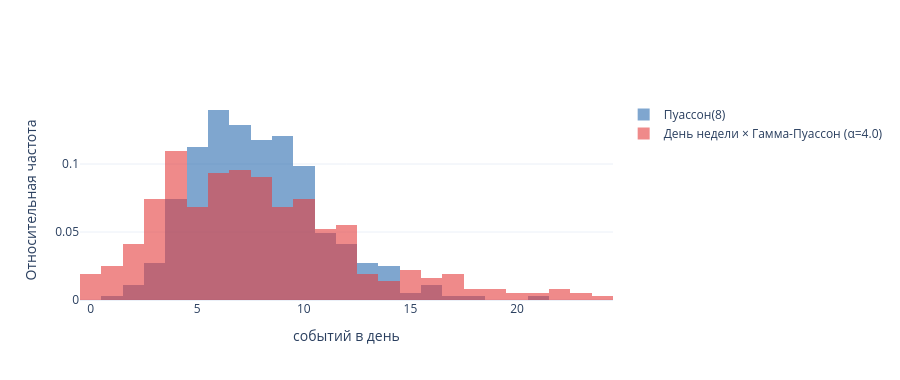

The code cell stored with this chart in its notebook:
### Markdown cell above
## 8. Почти пуассон
###  счётные данные, которых Пуассон не порождает
До сих пор исход был ограничен сверху числом $N$. Но многие социальные исходы — неограниченные счётчики: число обращений в городскую горячую линию за день, число поданных жалоб, число посещённых мероприятий. Естественная первая модель — Пуассон, а он жёстко требует **дисперсия = среднее**.

Реальные счётчики этому почти никогда не подчиняются. Одна из генеративных историй: у каждого дня своя интенсивность $\lambda_t$ вокруг базового уровня (паттерн дня недели × случайная вариация от дня ко дню), а число событий при данном $\lambda_t$ — пуассоновское. Маргинально это отрицательное биномиальное распределение. Симулируйте 365 дней и посмотрите, как индекс дисперсии (дисперсия ÷ среднее) выходит за пределы того, что даёт настоящий пуассоновский процесс.

### Code cell
baseline_rate = 8.0                 # ожидаемое число событий в день
n_days = 365
alpha_disp = 4.0                    # Попробуйте: 0.5 (сильная сверхдисперсия), 4 (умеренная), 50 (почти Пуассон)
weekday_mult = np.array([0.9, 0.9, 0.95, 1.0, 1.2, 1.3, 0.9])   # Пн..Вс; поставьте все единицы, чтобы убрать паттерн


def dispersion_index(v):
    return v.var(ddof=1) / v.mean()


# Каким бывает индекс, когда счётчики ДЕЙСТВИТЕЛЬНО пуассоновские?
ref = np.array([dispersion_index(rng.poisson(lam=baseline_rate, size=n_days)) for _ in range(500)])
lo, hi = np.percentile(ref, [2.5, 97.5])

weekday = np.arange(n_days) % 7
lam_day = baseline_rate * weekday_mult[weekday] * rng.gamma(shape=alpha_disp, scale=1.0 / alpha_disp, size=n_days)
y_year = rng.poisson(lam=lam_day)

print(f"Год симулированных дневных счётчиков (alpha = {alpha_disp}):")
print(f"  среднее {y_year.mean():.2f}, дисперсия {y_year.var(ddof=1):.2f}, индекс дисперсии {dispersion_index(y_year):.2f}")
print(f"  настоящий пуассоновский процесс за {n_days} дней даёт индекс в [{lo:.2f}, {hi:.2f}]")
print(f"  среднее по дням недели (Пн..Вс): {np.round([y_year[weekday == d].mean() for d in range(7)], 2)}")

fig_hw = go.Figure()
fig_hw.add_trace(go.Histogram(x=rng.poisson(lam=baseline_rate, size=n_days), xbins=dict(size=1), histnorm='probability',
                              opacity=0.6, marker_color='#2b6cb0', name=f'Пуассон({baseline_rate:.0f})'))
fig_hw.add_trace(go.Histogram(x=y_year, xbins=dict(size=1), histnorm='probability',
                              opacity=0.6, marker_color='#e53e3e', name=f'День недели × Гамма-Пуассон (α={alpha_disp})'))
fig_hw.update_layout(template='plotly_white', height=380, barmode='overlay',
                     xaxis_title='событий в день', yaxis_title='Относительная частота')
fig_hw.show()

### Figure 1 — Plotly figure (JSON) as saved in the notebook; plotly's stock layout.template omitted (floating-point values rounded to 4 significant figures; data arrays with more than 128 entries replaced by an {"elided": "..."} marker saying what was removed)
{"data": [{"histnorm": "probability", "marker": {"color": "#2b6cb0"}, "name": "Пуассон(8)", "opacity": 0.6, "type": "histogram", "x": {"elided": "365 int values"}, "xbins": {"size": 1}}, {"histnorm": "probability", "marker": {"color": "#e53e3e"}, "name": "День недели × Гамма-Пуассон (α=4.0)", "opacity": 0.6, "type": "histogram", "x": {"elided": "365 int values"}, "xbins": {"size": 1}}], "layout": {"barmode": "overlay", "height": 380, "xaxis": {"title": {"text": "событий в день"}}, "yaxis": {"title": {"text": "Относительная частота"}}}}
